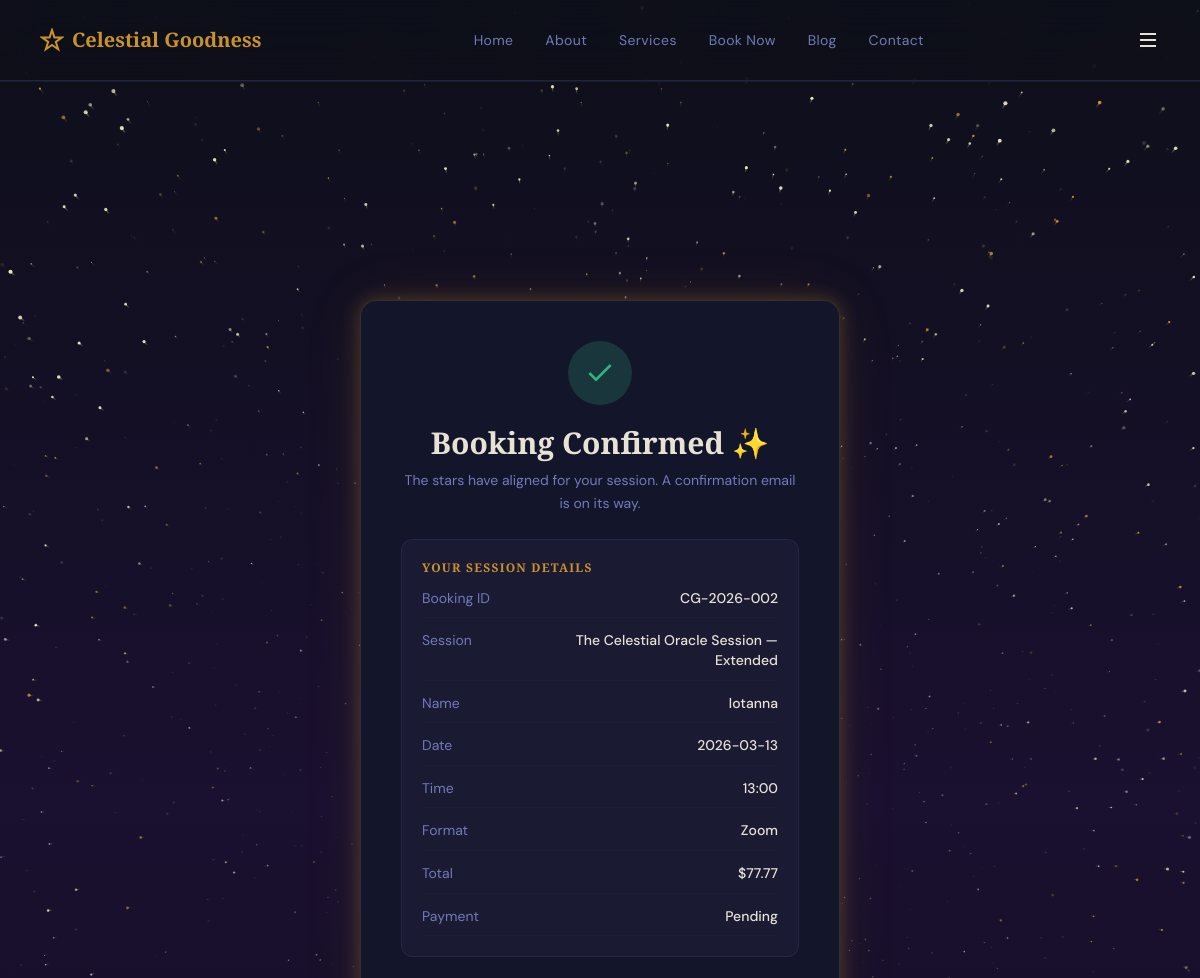
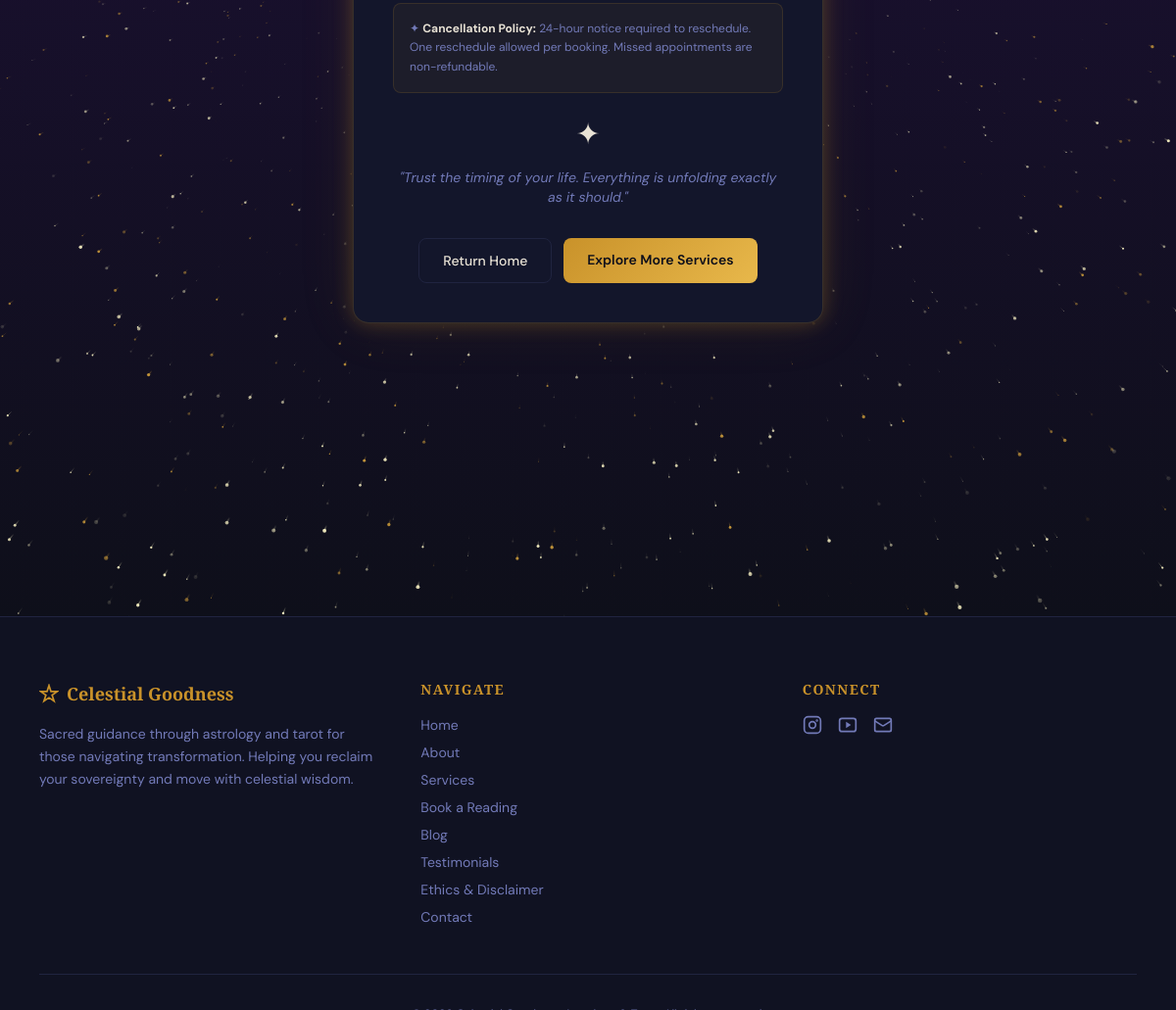
Page /booking/success?id=CG-2026-002 on the committed database (2 pictures, top to bottom).
### app.py (models this page shows)
class Booking(db.Model):
    __tablename__ = "bookings"
    id             = db.Column(db.String(20),  primary_key=True)
    client_name    = db.Column(db.String(120), nullable=False)
    email          = db.Column(db.String(120), nullable=False)
    service_id     = db.Column(db.String(10),  db.ForeignKey("services.id"), nullable=False)
    service_name   = db.Column(db.String(200), nullable=False)
    price          = db.Column(db.Float,       nullable=False, default=0.0)
    date           = db.Column(db.String(20),  nullable=False)
    time           = db.Column(db.String(10),  nullable=False)
    format         = db.Column(db.String(20),  default="zoom")
    notes          = db.Column(db.Text,        default="")
    birth_date     = db.Column(db.String(20),  default="")
    birth_time     = db.Column(db.String(10),  default="")
    birth_location = db.Column(db.String(200), default="")
    payment_status    = db.Column(db.String(20),  default="pending")
    status            = db.Column(db.String(20),  default="upcoming")
    zoom_link         = db.Column(db.String(500), default="")
    reschedule_count  = db.Column(db.Integer,     default=0)
    created_at        = db.Column(db.DateTime,    default=datetime.utcnow)
    def to_dict(self):
        return {
            "id":            self.id,
            "clientName":    self.client_name,
            "email":         self.email,
            "serviceId":     self.service_id,
            "serviceName":   self.service_name,
            "price":         self.price,
            "date":          self.date,
            "time":          self.time,
            "format":        self.format,
            "notes":         self.notes,
            "birthDate":     self.birth_date,
            "birthTime":     self.birth_time,
            "birthLocation": self.birth_location,
            "paymentStatus": self.payment_status,
            "status":        self.status,
            "zoomLink":      self.zoom_link or "",
            "rescheduleCount": self.reschedule_count or 0,
            "createdAt":     self.created_at.isoformat() + "Z",
        }

### app.py (the view)
@app.route("/booking/success")
def booking_success():
    booking_id = request.args.get("id", "")
    booking = Booking.query.get(booking_id) if booking_id else None
    if not booking:
        return redirect(url_for("booking"))
    return render_template("success.html", booking=booking.to_dict())

### templates/success.html (shortened to what this page needs)
{% extends "base.html" %}
{% block body %}
<section class="flex min-h-[80vh] items-center justify-center bg-gradient-hero star-field py-20">
  <div class="max-w-lg mx-auto px-4 w-full">
    <div class="rounded-2xl border border-[#c9922a]/20 bg-[#13162b] p-10 shadow-glow animate-fade-in-up">
      <div class="mx-auto mb-5 w-16 h-16 rounded-full bg-[#2fb37f]/20 flex items-center justify-center">
        <svg class="w-8 h-8" style="color:#2fb37f" fill="none" stroke="currentColor" stroke-width="2" viewBox="0 0 24 24">
          <polyline points="20 6 9 17 4 12"/>
        </svg>
      </div>
      <h1 class="mb-2 text-center font-display text-3xl font-bold" style="color:var(--fg)">Booking Confirmed ✨</h1>
      <p class="mb-6 text-center font-body text-sm leading-relaxed" style="color:var(--muted)">
        The stars have aligned for your session. A confirmation email is on its way.
      </p>
      {% if booking %}
      <div class="rounded-xl p-5 mb-6 space-y-3" style="background:rgba(110,77,153,0.08);border:1px solid rgba(110,77,153,0.2);">
        <p class="font-display text-xs font-semibold uppercase tracking-widest mb-1" style="color:var(--primary)">Your Session Details</p>
        {% set rows = [
          ('Booking ID',  booking.id),
          ('Session',     booking.serviceName),
          ('Name',        booking.clientName),
          ('Date',        booking.date),
          ('Time',        booking.time),
          ('Format',      'Zoom' if booking.format == 'zoom' else 'Phone'),
          ('Total',       '$' ~ '%.2f'|format(booking.price)),
          ('Payment',     booking.paymentStatus | capitalize),
        ] %}
        {% for label, value in rows %}
        <div class="flex justify-between gap-4 text-sm" style="border-bottom:1px solid rgba(32,36,64,.4);padding-bottom:.6rem;">
          <span class="font-body" style="color:var(--muted);min-width:100px">{{ label }}</span>
          <span class="font-body font-medium text-right flex-1" style="color:var(--fg)">{{ value }}</span>
        </div>
        {% endfor %}
      </div>
      {% endif %}
      <div class="rounded-lg p-4 mb-6 text-xs" style="background:rgba(201,146,42,0.06);border:1px solid rgba(201,146,42,0.15);">
        <p style="color:var(--muted);line-height:1.6;">
          ✦ <strong style="color:var(--fg)">Cancellation Policy:</strong>
          24-hour notice required to reschedule. One reschedule allowed per booking.
          Missed appointments are non-refundable.
        </p>
      </div>
      <div class="text-3xl text-center mb-4 animate-pulse-glow">✦</div>
      <p class="mb-8 text-center font-body text-sm italic" style="color:var(--muted)">
        "Trust the timing of your life. Everything is unfolding exactly as it should."
      </p>
      <div class="flex flex-col gap-3 sm:flex-row sm:justify-center">
        <a href="/" class="rounded-lg border px-6 py-3 font-body text-sm font-medium text-center transition-colors"
           style="border-color:var(--border);color:var(--fg);"
           onmouseover="this.style.borderColor='var(--primary)';this.style.color='var(--primary)'"
           onmouseout="this.style.borderColor='var(--border)';this.style.color='var(--fg)'">
          Return Home
        </a>
        <a href="/services" class="rounded-lg px-6 py-3 font-body text-sm font-semibold text-center transition-transform hover:scale-105"
           style="background:linear-gradient(135deg,#c9922a,#e8b84b);color:#0e0f1a;">
          Explore More Services
        </a>
      </div>
    </div>
  </div>
</section>
{% endblock %}

### static/css/style.css (style rules this page uses)
:root { --bg: #0e0f1a; --bg-card: #13162b; --border: #202440; --fg: #e8e2d5; --muted: #727ab8; --primary: #c9922a; --primary-light: #d4ac55; --primary-dark: #a06b10; --celestial: #6e4d99; --celestial-light: #9b7abf; --success: #2fb37f; --destructive: #e74c3c; --gradient-gold: linear-gradient(135deg, #c9922a, #c06420, #d4ac55); --gradient-hero: linear-gradient(180deg, #0e0f1a 0%, #1a1030 50%, #0e0f1a 100%); --gradient-celestial:linear-gradient(135deg, #2a1a40, #0e0f1a, #0d1e2a); --shadow-gold: 0 4px 30px rgba(201, 146, 42, 0.20); --shadow-card: 0 8px 40px rgba(0, 0, 0, 0.35); --shadow-glow: 0 0 20px rgba(201, 146, 42, 0.30), 0 0 60px rgba(201, 146, 42, 0.10); --font-display: 'Playfair Display', Georgia, serif; --font-body: 'DM Sans', system-ui, sans-serif; --radius: 0.75rem; }
*, *::before, *::after { box-sizing: border-box; }
body { background-color: var(--bg); color: var(--fg); font-family: var(--font-body); min-height: 100vh; margin: 0; }
h1, h2, h3, h4, h5, h6 { font-family: var(--font-display); }
.font-display { font-family: var(--font-display); }
.font-body { font-family: var(--font-body); }
.bg-gradient-hero { background: var(--gradient-hero); }
.shadow-glow { box-shadow: var(--shadow-glow); }
.star-field { position: relative; }
.star-field > *:not(.star-canvas) { position: relative; z-index: 1; }
.animate-pulse-glow { animation: pulseGlow 2s ease-in-out infinite; }
.animate-fade-in-up { animation: fadeInUp 0.6s ease both; }

### rows in the picture
Booking: label "Booking ID", id "CG-2026-002", label "Session", service_name "The Celestial Oracle Session — Extended", label "Name", client_name "lotanna", label "Date", date "2026-03-13", label "Time", time "13:00"

### other values in the picture
{{ label }} "Home" "About" "Services" "Book Now" "Blog" "Contact"
{{ label }} "Format" "Total" "Payment"
{{ value }} "Zoom" "$77.77" "Pending"
{{ label }} "Home" "About" "Services" "Book a Reading" "Blog" "Testimonials" "Ethics & Disclaimer" "Contact"
